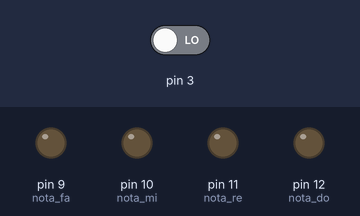
This sketch was run on a simulated Arduino Uno, built with avr-gcc and run on an emulated ATmega328P. Shown: output pins drawn as LEDs (lit = HIGH). Dashed ring = blinking. The test bench sets the inputs (shaded band); at power-on: pin 3 LOW. Pins used as bus, display or sensor lines are not drawn.

Above: at 1.2 s.
1.3 s: pin 3 driven HIGH
At 2.68 s:
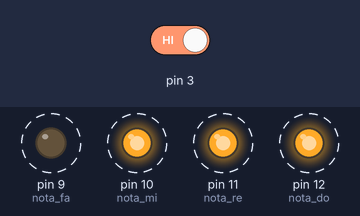
4.3 s: pin 3 driven LOW
At 5.2 s:
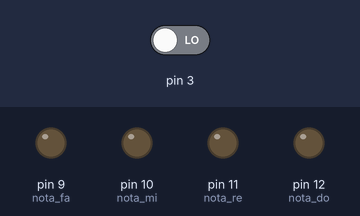
5.8 s: pin 3 driven HIGH
At 8.76 s:
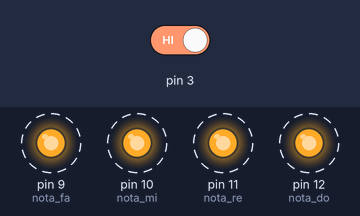
Timing chart, 0 to 14.8 s (numbered marks = the images above; inputs shaded):
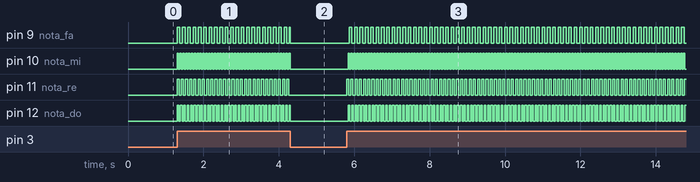

Measured:
- after the input at 1.3 s, pin 9 (nota_fa): alternates HIGH for 0.07 s and LOW for 0.07 s, starting at once; pin 10 (nota_mi): alternates HIGH for 0.04 s and LOW for 0.04 s, starting at once; pin 11 (nota_re): alternates HIGH for 0.06 s and LOW for 0.06 s, starting at once; pin 12 (nota_do): alternates HIGH for 0.05 s and LOW for 0.05 s, starting at once
- after the input at 4.3 s, pin 10 (nota_mi), pin 12 (nota_do): goes on until 4.3 s, then stays LOW; pin 11 (nota_re): stops changing and stays LOW
- after the input at 5.8 s, pin 9 (nota_fa): alternates HIGH for 0.07 s and LOW for 0.07 s, starting after 0.07 s; pin 10 (nota_mi): alternates HIGH for 0.04 s and LOW for 0.04 s, starting at once

The sketch:

codigo_frequencias.ino
```cpp
const int nota_do = 12;
const int nota_re = 11;
const int nota_mi = 10;
const int nota_fa = 9;
const int trigger = 13;
volatile byte estado = HIGH;
int inicia = false;

const unsigned long duracao_nota_do = 45;  //11 Hertz  -- porta 12
const unsigned long duracao_nota_re = 56;  //9 Hertz  -- porta 11
const unsigned long duracao_nota_mi = 38;  //13 Herz   -- porta 10
const unsigned long duracao_nota_fa = 71;  //7Hertz -- porta 9

unsigned long temporizador_nota_do = 0;
unsigned long temporizador_nota_re = 0;
unsigned long temporizador_nota_mi = 0;
unsigned long temporizador_nota_fa = 0;
unsigned long temporizador = 0;

int estado_do = 0;
int estado_re = 0;
int estado_mi = 0;
int estado_fa = 0;

void setup(void)
{
  Serial.begin(9600);
    pinMode(nota_do, OUTPUT);
    pinMode(nota_re, OUTPUT);
    pinMode(nota_fa, OUTPUT);
    pinMode(nota_mi, OUTPUT);
    pinMode(trigger, OUTPUT);
    pinMode(3, INPUT);
    attachInterrupt(digitalPinToInterrupt(3), setTrigger, CHANGE);
    digitalWrite(trigger, estado);
}

void setTrigger()
{
  inicia = !inicia;
  estado = !estado;
  digitalWrite(trigger, estado);
}

void loop()
{
  if(inicia)
  {
    temporizador = millis();

    if (temporizador - temporizador_nota_do >= duracao_nota_do)
    {
      temporizador_nota_do = temporizador;
      if (estado_do == LOW) { estado_do = HIGH; }
      else {estado_do = LOW;}
      digitalWrite(nota_do, estado_do);
    }

    if (temporizador - temporizador_nota_re >= duracao_nota_re)
    {
      temporizador_nota_re = temporizador;

      if (estado_re == LOW)     {      estado_re = HIGH;    }
      else     {      estado_re = LOW;    }
      digitalWrite(nota_re, estado_re);
    }

    if (temporizador - temporizador_nota_mi >= duracao_nota_mi)
    {
      temporizador_nota_mi = temporizador;

      if (estado_mi == LOW)     {      estado_mi = HIGH;    }
      else     {      estado_mi = LOW;    }
      digitalWrite(nota_mi, estado_mi);
    }

    if (temporizador - temporizador_nota_fa >= duracao_nota_fa)
    {
      temporizador_nota_fa = temporizador;

      if (estado_fa == LOW)     {      estado_fa = HIGH;    }
      else     {      estado_fa = LOW;    }
      digitalWrite(nota_fa, estado_fa);
    }
  }
  else
  {
    digitalWrite(nota_do, LOW);
    digitalWrite(nota_re, LOW);
    digitalWrite(nota_mi, LOW);
    digitalWrite(nota_fa, LOW);


    }
}
```
